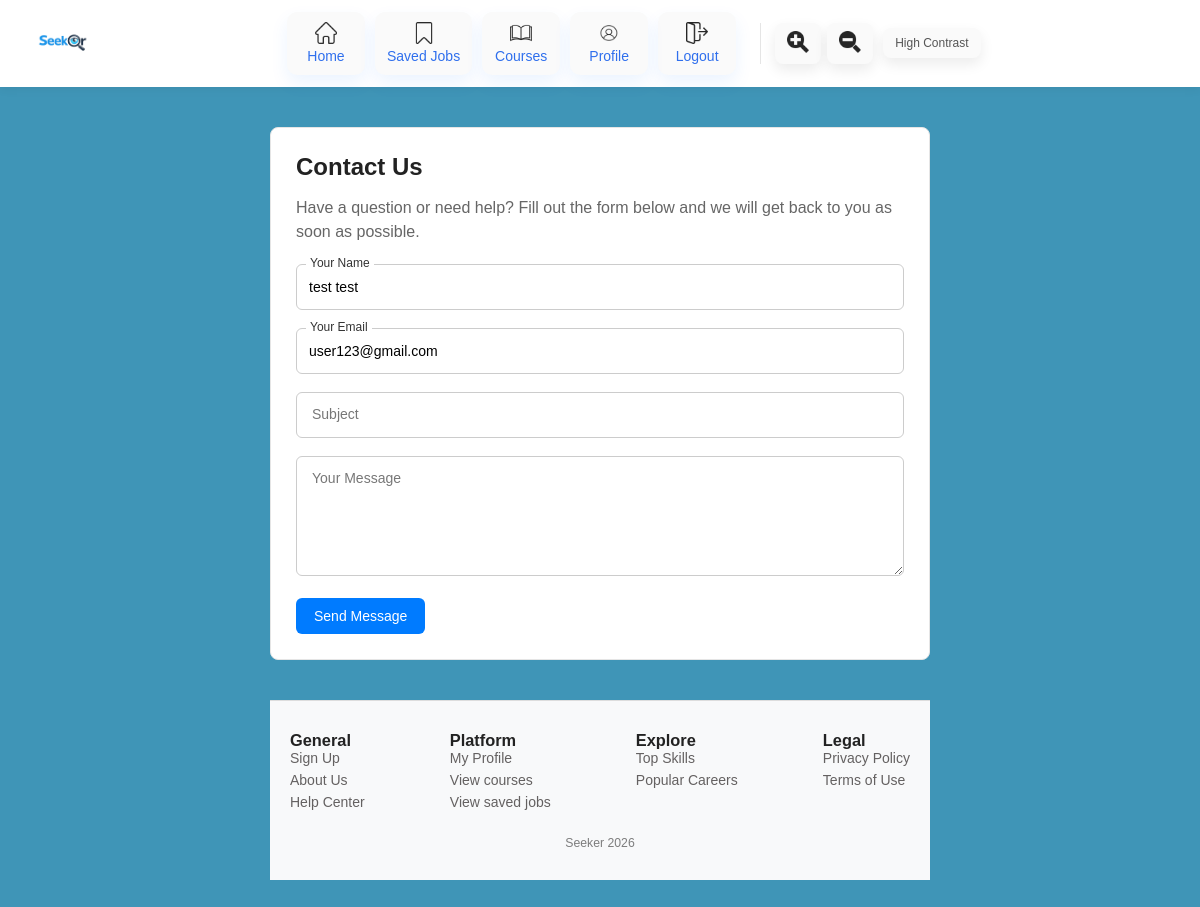
Before: /contact_us (signed in) with the older database file.
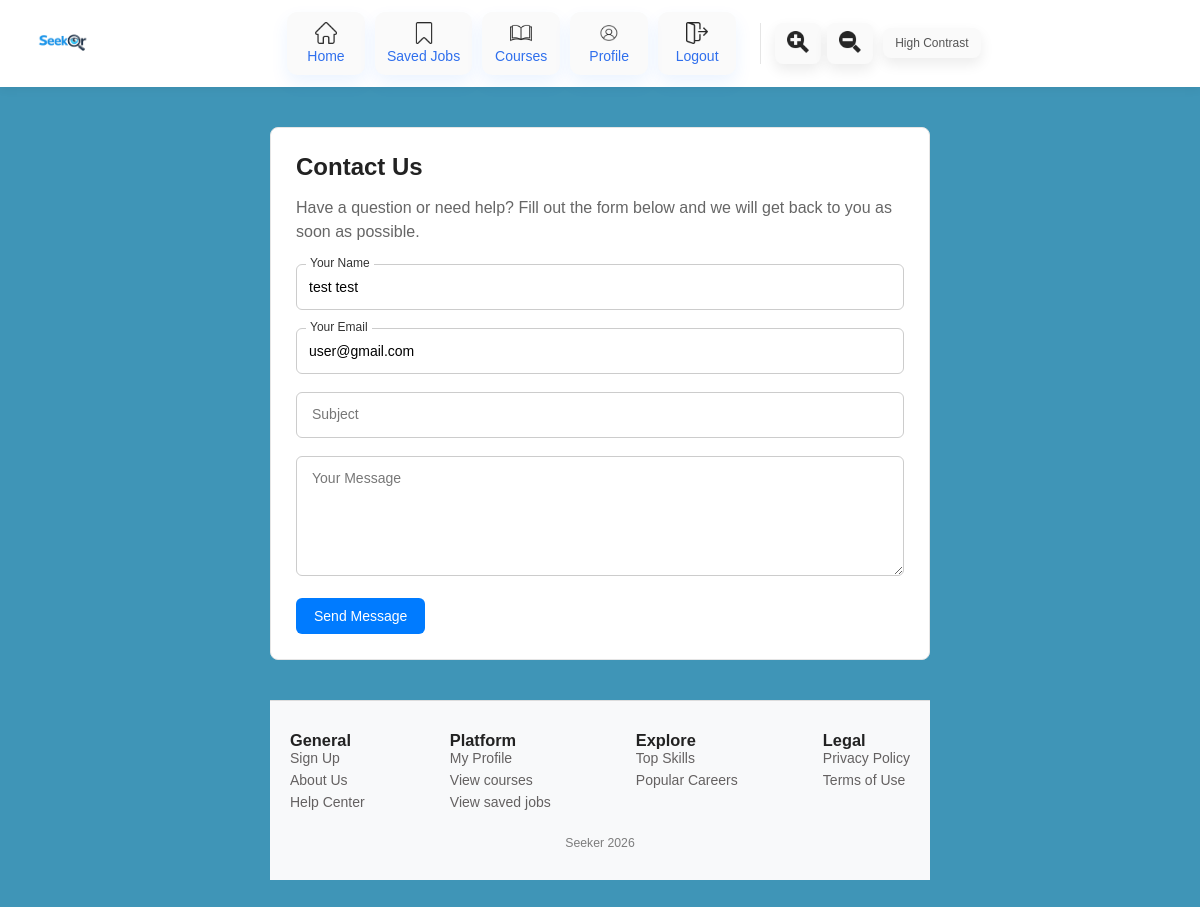
After: the same page with the newer database file.
### app.py (models this page shows, shortened)
class User(db.Model): #user table
    __tablename__="user"
    id = db.Column(db.Integer, primary_key=True)
    email = db.Column(db.String(120), unique=True, nullable=False)
    password = db.Column(db.String(200), nullable=False)
    name = db.Column(db.String(100))
    experience_level=db.Column(db.String(100))
    career_goal= db.Column(db.String(100))
    skills = db.relationship("UserSkill", backref="user", cascade="all, delete-orphan")

### app.py (the view, shortened to what this page needs)
@app.route('/contact_us',methods=["GET", "POST"]) #contact us page, sends form to email
def contact_us():
    user = get_logged_user()
    return render_template("contact_us.html", user=user)

### app.py (called while the page is built)
def get_logged_user():
    email = session.get("user")
    if not email:
        return None
    return User.query.filter_by(email=email).first()

### templates/contact_us.html (shortened to what this page needs)
<!DOCTYPE html>
<html lang="en">
<head>
    <link rel="stylesheet" href="{{ url_for('static', filename='contact_us.css') }}">
</head>
<body>
{%include 'navbar.html'%}
    <main class="main-container">
        <div class="contact-container">
            <h1>Contact Us</h1>
            <p class="contact-text">
                Have a question or need help? Fill out the form below and we will get back to you as soon as possible.
            </p>
            <form action="{{ url_for('contact_us') }}" method="POST">
                <div class="form-group">
                    <input type="text" name="name" value="{{ user.name if user else '' }}" required>
                    <label>Your Name</label>
                </div>
                <div class="form-group">
                    <input type="email" name="email" value="{{user.email if user else ''}}" required>
                    <label>Your Email</label>
                </div>
                <div class="form-group">
                    <input type="text" name="subject" placeholder=" " required>
                    <label>Subject</label>
                </div>
                <div class="form-group">
                    <textarea name="message" rows="5" placeholder=" " required></textarea>
                    <label>Your Message</label>
                </div>
                <button type="submit" class="contact-btn">Send Message</button>
            </form>
        </div>
{% include 'footer.html' %}
</body>
</html>

Changed rows visible on the page:
changed User "test test": email "user123@gmail.com" → "user@gmail.com"
